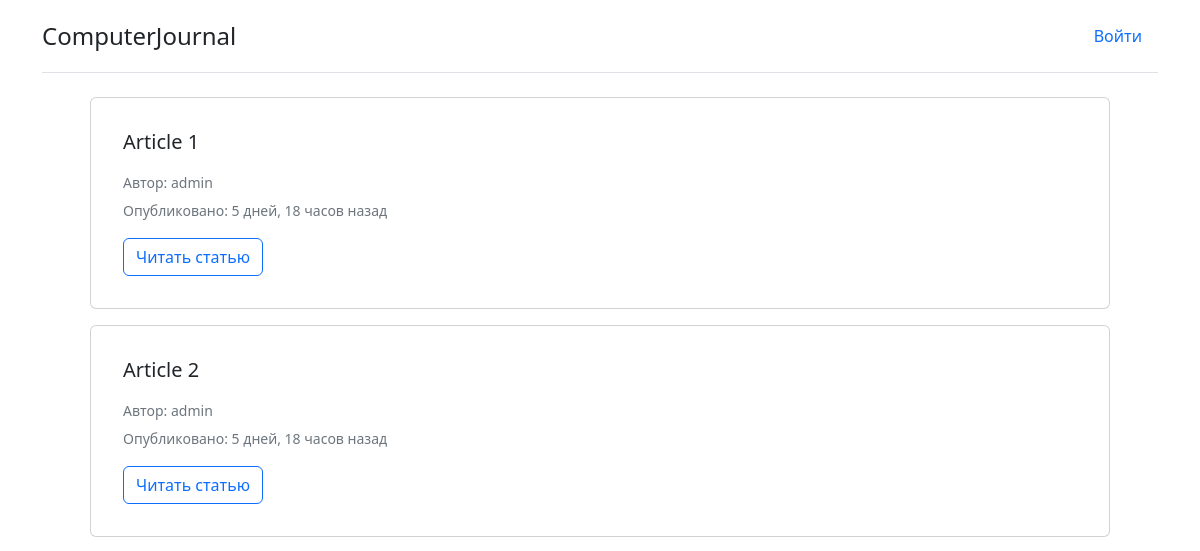
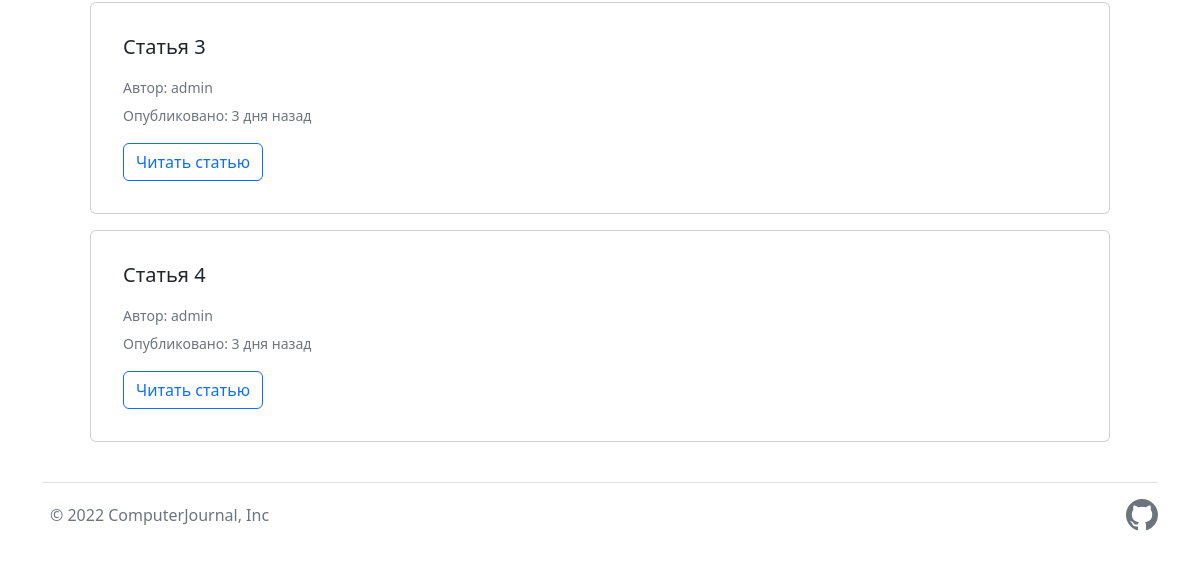
The app's page /, older data (2 pictures, top to bottom).
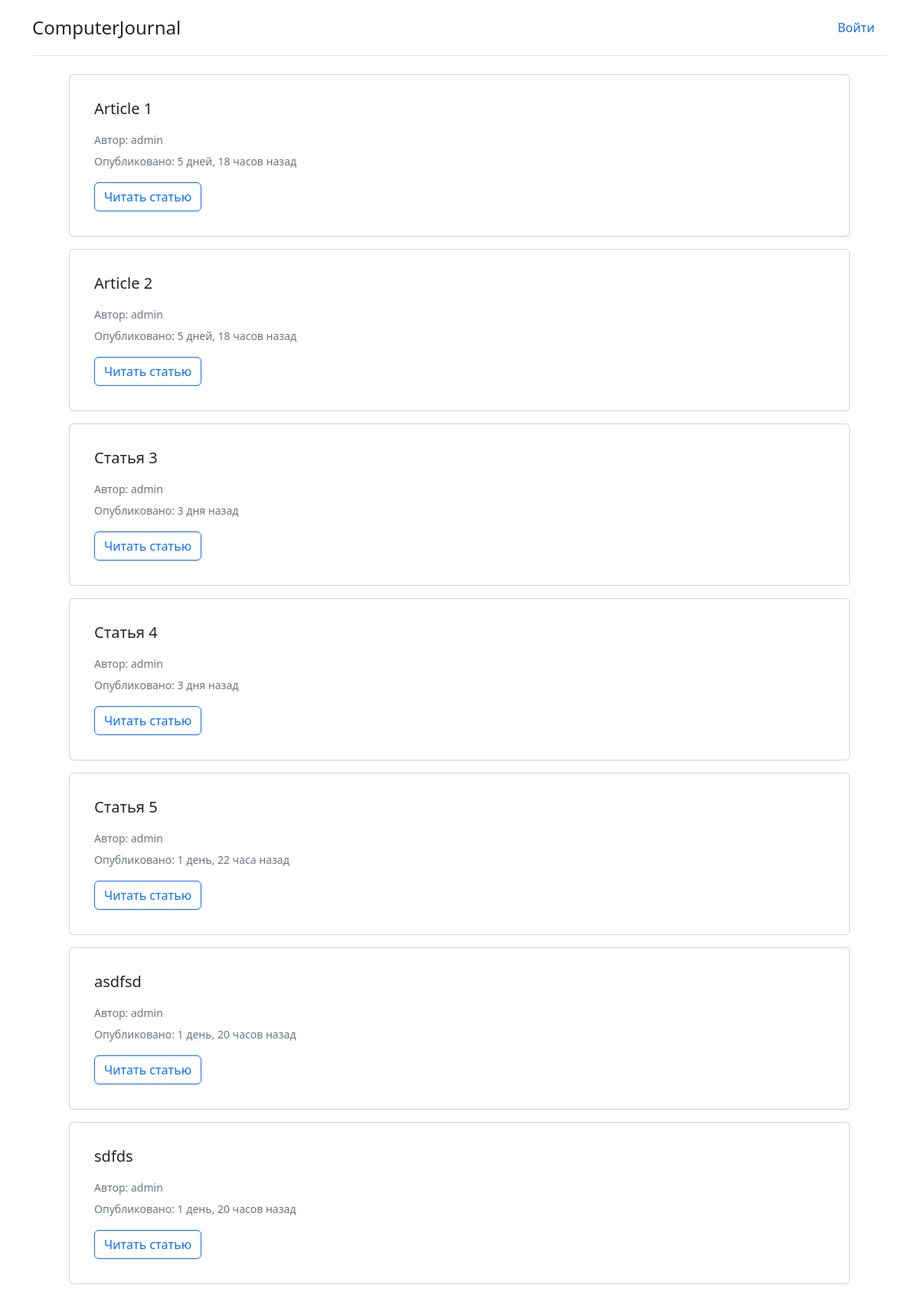
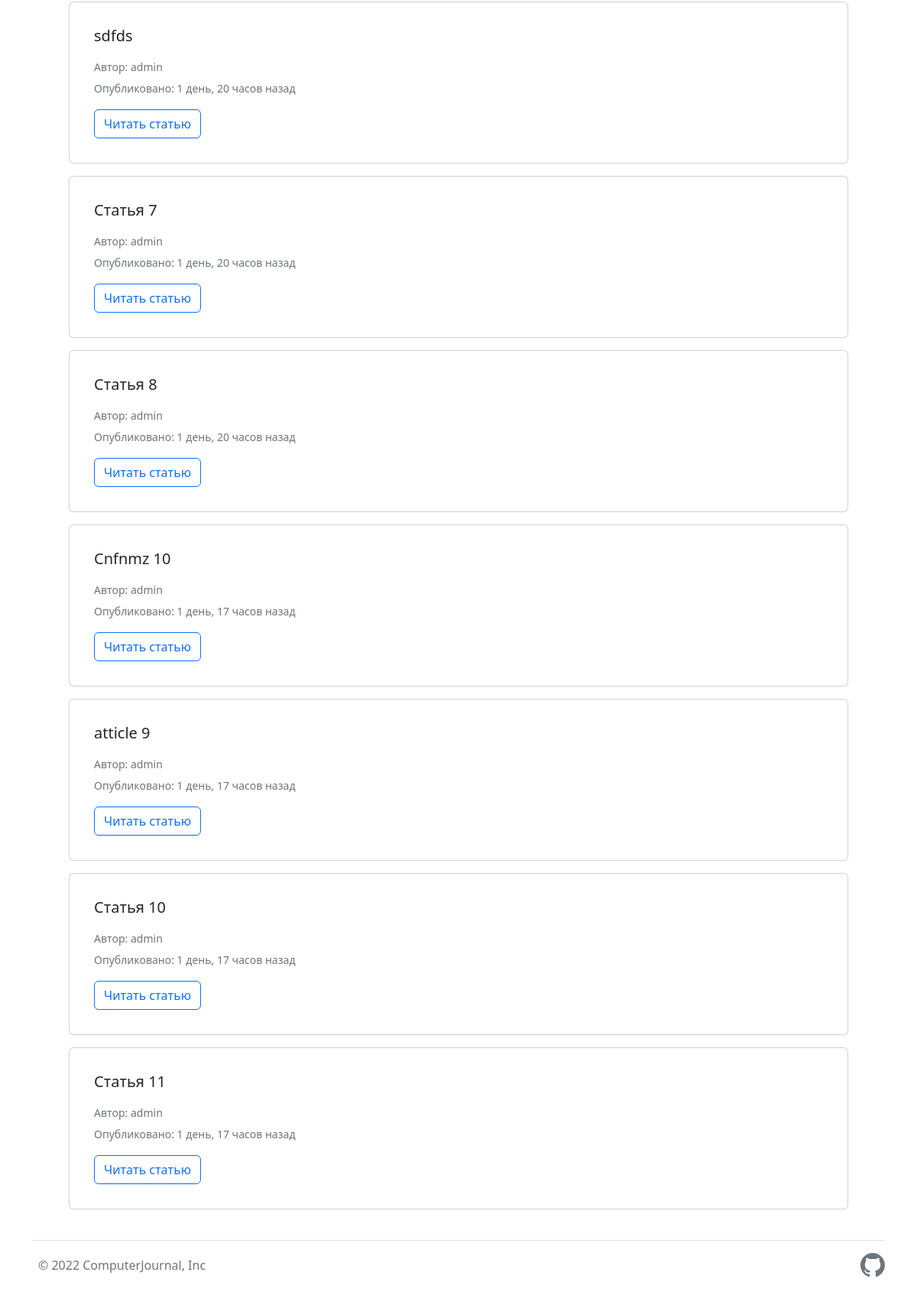
The same page, newer data (2 pictures, top to bottom).
### blog/models.py (models this page shows, shortened)
class Articles(models.Model):
    title = models.CharField(max_length=200, default="Enter the name please", verbose_name="Заголовок")
    owner = models.CharField(max_length=200, default="admin", verbose_name="Владелец")
    article_text = models.TextField(blank=True, verbose_name="Текст статьи")
    date_of_publishing = models.DateTimeField(auto_now_add=True, verbose_name="Дата публикации")
    photo_preview = models.ImageField(upload_to='photos_article/%Y/%M/%D', blank=True)
    slug_name = models.SlugField(max_length=200, db_index=True)
    is_published = models.BooleanField(default=True, verbose_name="Опубликовано?")
    tags = models.ManyToManyField(Tag, help_text="Выберете тематику статьи", verbose_name="Теги")
    class Meta:
        verbose_name = "Статья"
        verbose_name_plural = "Статьи"
    def get_absolute_url(self):
        return reverse('article', kwargs={'slug_name': self.slug_name})

### blog/views.py (the view)
# urls.py: path('', index, name=''),
def index(request):
    article_1 = Articles.objects.filter(is_published=True).prefetch_related('tags')
    return render(request, 'blog/index.html', {'articles': article_1, 'title': "Главная"})

### blog/templates/blog/index.html (shortened to what this page needs)
{% extends "blog/base_generic.html" %}
{% block content %}
{% for item in articles %}
    <div class="container d-flex justify-content-center align-baseline">
    <div class="card d-flex mb-3 mx-5 w-100 p-3">
        <div class="card-body">
            <h5 class="card-title">{{ item.title }}</h5>
            <p class="card-text mb-1"><small class="text-muted">Автор: {{ item.owner }}</small></p>
            <p class="card-text mt-1"><small class="text-muted">Опубликовано: {{ item.date_of_publishing| timesince }} назад</small></p>
            <button type="button" class="btn btn-outline-primary"><a href="{{ item.get_absolute_url }}" class="nav-link active" aria-current="page">Читать статью</a></button>
        </div>
    </div>
    </div>
{% endfor %}
{% endblock %}

Row changes from the older to the newer data that the page shows:
added Articles: title "Статья 5", owner "admin", date_of_publishing "1 день, 22 часа"
added Articles: title "asdfsd", owner "admin", date_of_publishing "1 день, 20 часов"
added Articles: title "sdfds", owner "admin", date_of_publishing "1 день, 20 часов"
added Articles: title "sdfds", owner "admin", date_of_publishing "1 день, 20 часов"
added Articles: title "Статья 7", owner "admin", date_of_publishing "1 день, 20 часов"
added Articles: title "Статья 8", owner "admin", date_of_publishing "1 день, 20 часов"
added Articles: title "Cnfnmz 10", owner "admin", date_of_publishing "1 день, 17 часов"
added Articles: title "atticle 9", owner "admin", date_of_publishing "1 день, 17 часов"
added Articles: title "Статья 10", owner "admin", date_of_publishing "1 день, 17 часов"
added Articles: title "Статья 11", owner "admin", date_of_publishing "1 день, 17 часов"
